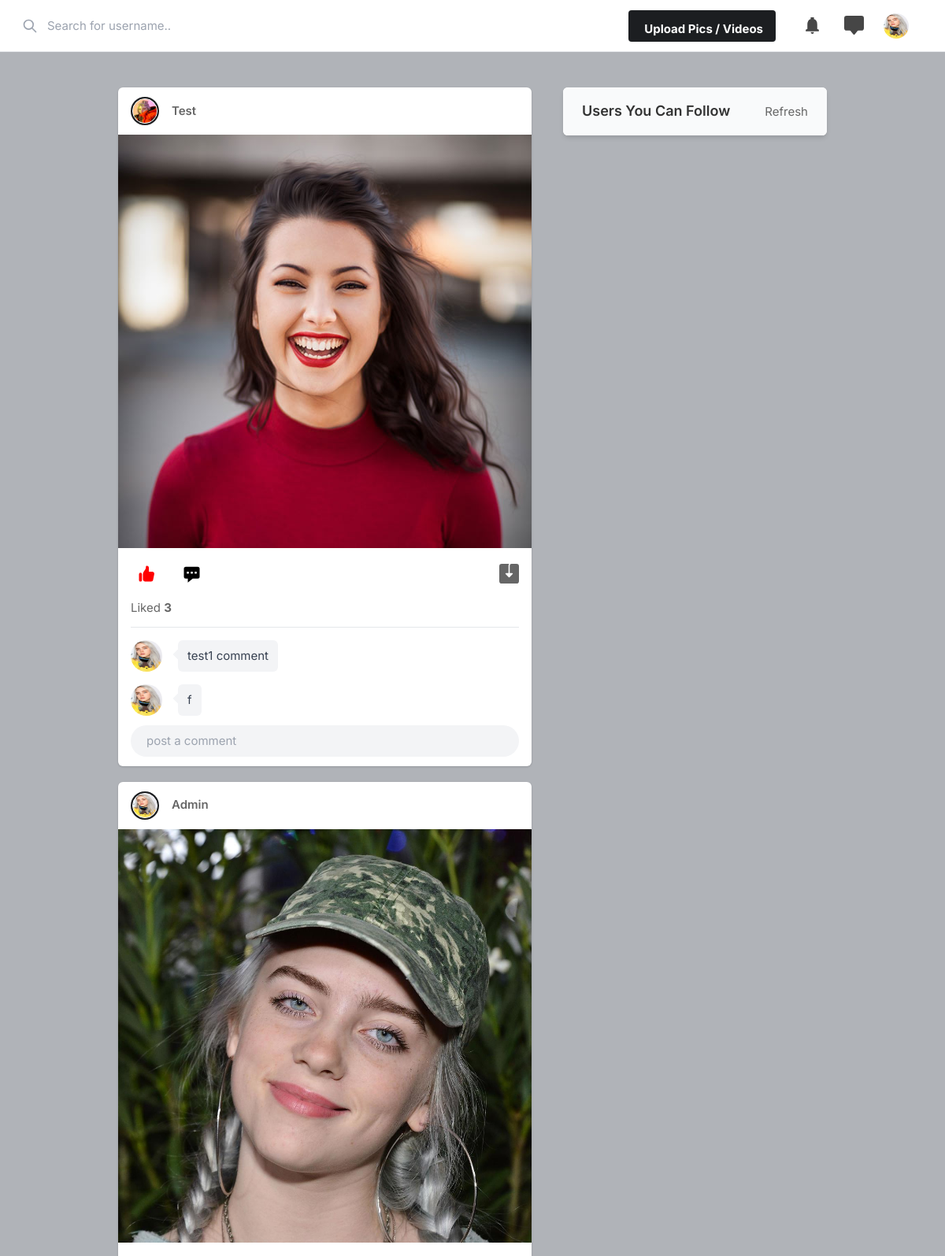
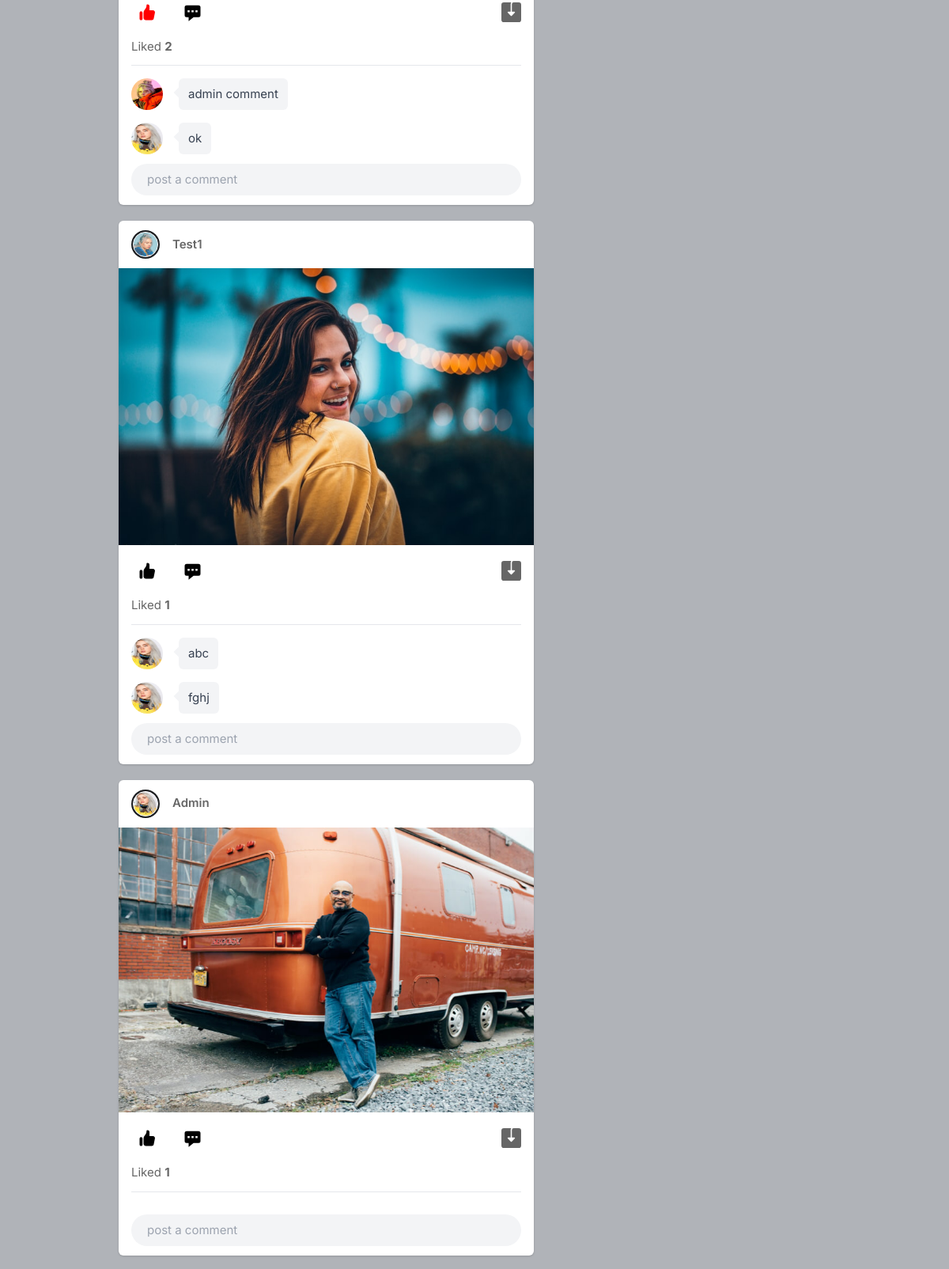
The app's page / (signed in, upper part) with its own data (2 pictures, top to bottom).
### authentication/models.py (models this page shows)
class MyUser(models.Model):
    user = models.ForeignKey(User, on_delete=models.CASCADE)
    profile_picture = models.ImageField()
    def __str__(self):
        return self.user.username

### blog/models.py (models this page shows, shortened)
class BaseModel(models.Model):
    created_at = models.DateTimeField(auto_now_add=True)
    updated_at = models.DateTimeField(auto_now=True)
    class Meta:
        abstract = True

class Post(BaseModel):
    author = models.ForeignKey(MyUser, on_delete=models.CASCADE, related_name='post_author')
    image = models.ImageField(upload_to='post_image/')
    description = models.CharField(max_length=500, null=True, blank=True)
    is_published = models.BooleanField(default=True)

class Comment(BaseModel):
    author = models.ForeignKey(MyUser, on_delete=models.CASCADE, related_name='comment_author')
    post = models.ForeignKey(Post, on_delete=models.CASCADE, related_name='post_comments')
    message = models.CharField(max_length=250)

### blog/views.py (the view)
# urls.py: path('', home_view),
@login_required(login_url='/auth/login/')
def home_view(request):
    posts = Post.objects.filter(is_published=True)
    profile = MyUser.objects.filter(user=request.user).first()
    comments = Comment.objects.all()
    users = MyUser.objects.all()
    like = LikePost.objects.all()
    foll = [i.following for i in FollowUser.objects.filter(follower=request.user.id)]
    like_posts_author = [i.post for i in LikePost.objects.filter(author=profile)]
    for post in posts:
        post.comments = list(filter(lambda x: x.post_id == post.id, comments))
        post.likepost = len(list(filter(lambda x: x.post_id == post.id, like)))
    for user in users:
        user.followers = len(FollowUser.objects.filter(following=user))
    data = {'posts': posts,
            'profile': profile,
            'users': users,
            'comments': comments,
            'foll': foll,
            'like': like_posts_author,
    }
    if request.method == 'POST':
        data = request.POST
        obj = Comment.objects.create(author=profile, message=data['message'], post_id=data['post_id'])
        obj.save()
        return redirect(f'/#{data["post_id"]}')
    return render(request, 'index.html', context=data)

### template/index.html (shortened to what this page needs)
{% load static %}
<!DOCTYPE html>
<html lang="ru">
<head>
    <link rel="stylesheet" href="{% static 'assets/css/icons.css' %}">
    <link rel="stylesheet" href="{% static 'assets/css/uikit.css' %}">
    <link rel="stylesheet" href="{% static 'assets/css/style.css' %}">
    <link rel="stylesheet" href="{% static 'assets/css/tailwind.css' %}">
</head>
<body>
<header>
    <div class="header_inner">
        <div class="left-side">
            <div class="header_search">
                <input type="text" placeholder="Search for username..">
                <div class="icon-search">
                    <svg xmlns="http://www.w3.org/2000/svg" fill="none" viewBox="0 0 24 24"
                         stroke="currentColor">
                        <path stroke-linecap="round" stroke-linejoin="round" stroke-width="2"
                              d="M21 21l-6-6m2-5a7 7 0 11-14 0 7 7 0 0114 0z"/>
                    </svg>
                </div>
            </div>
        </div>
        <div class="right-side lg:pr-4">
            <a href="#"
               class="bg-pink-500 flex font-bold hidden hover:bg-pink-600 hover:text-white inline-block items-center lg:block max-h-10 mr-4 px-4 py-2 rounded shado text-white">
                Upload Pics / Videos
            </a>
            <a href="#" class="header-links-item">
            </a>
            <a href="#" class="header-links-item">
            </a>
            <a href="#">
                <img src="{{ profile.profile_picture.url }}" class="header-avatar" alt="">
            </a>
        </div>
    </div>
</header>
<div class="container m-auto">
    <div class="lg:flex justify-center lg:space-x-10 lg:space-y-0 space-y-5">
        <div class="space-y-5 flex-shrink-0 lg:w-7/12">
            {% for post in posts %}
                <div id="{{ post.id }}" class="bg-white shadow rounded-md  -mx-2 lg:mx-0">
                    <div class="flex justify-between items-center px-4 py-3">
                        <div class="flex flex-1 items-center space-x-4">
                            <a href="/profile/{{ post.author.id }}">
                                <div class="bg-gradient-to-tr from-yellow-600 to-pink-600 p-0.5 rounded-full">
                                    <img src="{{ post.author.profile_picture.url }}"
                                         class="bg-gray-200 border border-white rounded-full w-8 h-8">
                                </div>
                            </a>
                            <span class="block capitalize font-semibold "> {{ post.author }} </span>
                        </div>
                        <div>
                            <a href="#"> <i
                                    class="icon-feather-more-horizontal text-2xl hover:bg-gray-200 rounded-full p-2 transition -mr-1 "></i>
                            </a>
                        </div>
                    </div>
                    <div uk-lightbox>
                        <a href="">
                            <img src="{{ post.image.url }}" alt="">
                        </a>
                    </div>
                    <div class="py-3 px-4 space-y-3">
                        <div class="flex space-x-4 lg:font-bold">
                            {% if not post in like %}
                                <a href="/like/?post_id={{ post.id }}" class="flex items-center space-x-2">
                                    <div class="p-2 rounded-full text-black">
                                    </div>
                                </a>
                            {% elif post in like %}
                                <a href="/like/?post_id={{ post.id }}" class="flex items-center space-x-2">
                                    <div class="p-2 rounded-full text-black">
                                    </div>
                                </a>
                            {% endif %}
                            <a href="#" class="flex items-center space-x-2">
                                <div class="p-2 rounded-full text-black">
                                    <svg xmlns="http://www.w3.org/2000/svg" viewBox="0 0 20 20" fill="currentColor"
                                         width="25" height="25" class="">
                                        <path fill-rule="evenodd"
                                              d="M18 5v8a2 2 0 01-2 2h-5l-5 4v-4H4a2 2 0 01-2-2V5a2 2 0 012-2h12a2 2 0 012 2zM7 8H5v2h2V8zm2 0h2v2H9V8zm6 0h-2v2h2V8z"
                                              clip-rule="evenodd"/>
                                    </svg>
                                </div>
                            </a>
                            <a href="#" class="flex items-center space-x-2 flex-1 justify-end">
                            </a>
                        </div>
                        <div class="flex items-center space-x-3">
                            <div class="">
                                Liked <strong> {{ post.likepost }} </strong>
                            </div>
                        </div>
                        <div class="border-t pt-4 space-y-4 ">
                            {% for comment in post.comments %}
                                <div class="flex">
                                    <div class="w-10 h-10 rounded-full relative flex-shrink-0">
                                        <img src="{{ comment.author.profile_picture.url }}" alt=""
                                             class="absolute h-full rounded-full w-full">
                                    </div>
                                    <div class="text-gray-700 py-2 px-3 rounded-md bg-gray-100 h-full relative lg:ml-5 ml-2 lg:mr-20   ">
                                        <p class="leading-6">{{ comment.message }}</p>
                                        <div class="absolute w-3 h-3 top-3 -left-1 bg-gray-100 transform rotate-45 "></div>
                                    </div>
                                </div>
                            {% endfor %}
                        </div>
                        <div class="bg-gray-100 bg-gray-100 rounded-full rounded-md relative ">
                            <form method="POST">
                                <input name="message" type="text" placeholder="post a comment"
                                       class="bg-transparent max-h-10 shadow-none">
                                <div class="absolute bottom-0 flex h-full items-center right-0 right-3 text-xl space-x-2">
                                    <a href="#"> <i class="uil-image"></i></a>
                                    <button type="submit"><i class="uil-telegram"></i></button>
                                </div>
                            </form>
                        </div>
                    </div>
                </div>
            {% endfor %}
        </div>
        <div class="lg:w-5/12">
            <div class="bg-white  shadow-md rounded-md overflow-hidden">
                <div class="bg-gray-50  border-b border-gray-100 flex items-baseline justify-between py-4 px-6 ">
                    <h2 class="font-semibold text-lg">Users You Can Follow</h2>
                    <a href="#"> Refresh</a>
                </div>
            </div>
        </div>
    </div>
</div>
</body>
</html>

### static/assets/css/style.css (style rules this page uses)
body { background-color: #B0B3B8!important; }
button { vertical-align: middle; }
input { height: 48px; line-height: 48px; padding: 0 20px; outline: none; font-size: 15px; color: #808080; max-width: 100%; width: 100%; -webkit-box-sizing: border-box; box-sizing: border-box; display: block; font-weight: 400; opacity: 1; border-radius: 4px; border: none; -webkit-box-shadow: 0 1px 4px 0px rgba(0, 0, 0, 0.12); box-shadow: 0 1px 4px 0px rgba(0, 0, 0, 0.12); }
input[type="text"], input[type="password"], input[type="email"], input[type="number"] { height: 48px; line-height: 48px; padding: 0 20px; outline: none; font-size: 15px; color: #808080; max-width: 100%; width: 100%; -webkit-box-sizing: border-box; box-sizing: border-box; display: block; font-weight: 400; opacity: 1; border-radius: 4px; border: none; -webkit-box-shadow: 0 1px 4px 0px rgba(0, 0, 0, 0.12); box-shadow: 0 1px 4px 0px rgba(0, 0, 0, 0.12); }
input { -webkit-transition: all 0.1s ease-in-out; transition: all 0.1s ease-in-out; }
::placeholder { color: #808080; opacity: 1; }
button { border: none; margin: 0; padding: 0; width: auto; overflow: visible; background: transparent; color: inherit; font: inherit; line-height: normal; cursor: pointer; }
a { color: #be185d; -webkit-transition: 0.3s; transition: 0.3s; outline: none !important; }
button { outline: none !important; }
img { max-width: 100%; }
body { color: #666; font-size: 15px; line-height: 27px; background-color: #f0f2f5; font-family: "Inter", sans-serif; text-transform: none; }
body p { font-size: 15px; line-height: 27px; }
h1, h2, h3, h4, h5, h6 { font-family: "Inter", sans-serif; text-transform: none; }
input[type="text"], input[type="password"], input[type="email"] { font-family: "Inter", sans-serif; text-transform: none; }
button, body .pac-container { font-family: "Inter", sans-serif; text-transform: none; }
h1, h2, h3, h4, h5, h6 { color: #333; font-weight: 500; margin: 0; padding: 0; }
h2 { font-size: 26px; }
b, strong { font-weight: 700 !important; }
@media (min-width: 1024px) { .container { max-width: 900px !important; padding-top: 45px; } }
header { background-color: #fff; left: 0; right: 0; top: 0; z-index: 99; height: 66px; display: -webkit-box; display: -ms-flexbox; display: flex; -webkit-box-align: center; -ms-flex-align: center; align-items: center; border-bottom: 1px solid #e5e7eb; }
header .header_inner { display: -webkit-box; display: -ms-flexbox; display: flex; -webkit-box-align: center; -ms-flex-align: center; align-items: center; max-width: 1090px; margin: auto; width: 100%; max-width: 100% !important; padding: 0 30px; }
header .header_inner .left-side { display: -webkit-box; display: -ms-flexbox; display: flex; -webkit-box-align: center; -ms-flex-align: center; align-items: center; }
header .header_inner .left-side .header_search { position: relative; }
header .header_inner .left-side .header_search input { margin: 0; height: 42px; -webkit-box-shadow: none; box-shadow: none; padding-left: 30px; width: 400px; background-color: transparent; }
header .header_inner .left-side .header_search .icon-search { width: 2.5rem; position: absolute; top: 0; left: 0; margin-left: -.75rem; height: 100%; display: -webkit-box; display: -ms-flexbox; display: flex; -webkit-box-pack: center; -ms-flex-pack: center; justify-content: center; -webkit-box-align: center; -ms-flex-align: center; align-items: center; }
header .header_inner .left-side .header_search .icon-search svg { width: 20px; color: #9ca3af; }
header .header_inner .right-side { display: -webkit-box; display: -ms-flexbox; display: flex; -webkit-box-align: center; -ms-flex-align: center; align-items: center; -webkit-box-pack: end; -ms-flex-pack: end; justify-content: flex-end; margin-left: auto; }
header .header_inner .right-side .header-links-item { padding: 10px; margin-left: 8px; }
header .header_inner .right-side .header-links-item svg { width: 25px; height: 25px; color: #464646; }
header .header_inner .right-side .header-avatar { width: 32px; height: 32px; border-radius: 100%; margin-left: 15px; }
.shadow-none { -webkit-box-shadow: none !important; box-shadow: none !important; }

### records on screen
MyUser: profile_picture (picture)
Post: author.profile_picture (picture), author "Test", image (picture), likepost "3"
Comment: author.profile_picture (picture), message "test1 comment"
Comment: author.profile_picture (picture), message "f"
Post: author.profile_picture (picture), author "Admin", image (picture), likepost "2"
Comment: author.profile_picture (picture), message "admin comment"
Comment: author.profile_picture (picture), message "ok"
Post: author.profile_picture (picture), author "Test1", image (picture), likepost "1"
Comment: author.profile_picture (picture), message "abc"
Comment: author.profile_picture (picture), message "fghj"
Post: author.profile_picture (picture), author "Admin", image (picture), likepost "1"
